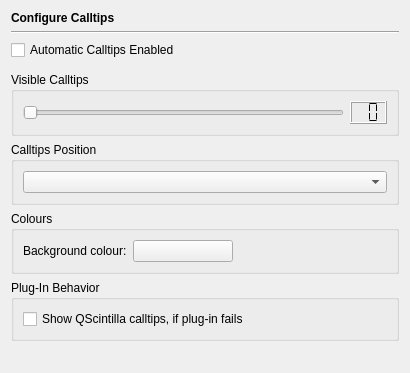
<?xml version="1.0" encoding="UTF-8"?>
<ui version="4.0">
 <class>EditorCalltipsPage</class>
 <widget class="QWidget" name="EditorCalltipsPage">
  <property name="geometry">
   <rect>
    <x>0</x>
    <y>0</y>
    <width>408</width>
    <height>373</height>
   </rect>
  </property>
  <layout class="QVBoxLayout" name="verticalLayout_3">
   <item>
    <widget class="QLabel" name="headerLabel">
     <property name="text">
      <string>&lt;b&gt;Configure Calltips&lt;/b&gt;</string>
     </property>
    </widget>
   </item>
   <item>
    <widget class="Line" name="line18">
     <property name="frameShape">
      <enum>QFrame::HLine</enum>
     </property>
     <property name="frameShadow">
      <enum>QFrame::Sunken</enum>
     </property>
     <property name="orientation">
      <enum>Qt::Horizontal</enum>
     </property>
    </widget>
   </item>
   <item>
    <widget class="QCheckBox" name="ctEnabledCheckBox">
     <property name="toolTip">
      <string>Select this to enable calltips</string>
     </property>
     <property name="text">
      <string>Automatic Calltips Enabled</string>
     </property>
    </widget>
   </item>
   <item>
    <widget class="QFrame" name="frame">
     <property name="enabled">
      <bool>false</bool>
     </property>
     <layout class="QHBoxLayout" name="horizontalLayout">
      <property name="leftMargin">
       <number>0</number>
      </property>
      <property name="topMargin">
       <number>0</number>
      </property>
      <property name="rightMargin">
       <number>0</number>
      </property>
      <property name="bottomMargin">
       <number>0</number>
      </property>
     </layout>
    </widget>
   </item>
   <item>
    <widget class="QGroupBox" name="groupBox_4">
     <property name="title">
      <string>Visible Calltips</string>
     </property>
     <layout class="QHBoxLayout" name="horizontalLayout_2">
      <item>
       <widget class="QSlider" name="ctVisibleSlider">
        <property name="toolTip">
         <string>Move to set the maximum number of calltips shown (0 = all available)</string>
        </property>
        <property name="maximum">
         <number>20</number>
        </property>
        <property name="orientation">
         <enum>Qt::Horizontal</enum>
        </property>
        <property name="tickInterval">
         <number>1</number>
        </property>
       </widget>
      </item>
      <item>
       <widget class="QLCDNumber" name="lCDNumber5">
        <property name="toolTip">
         <string>Displays the maximum number of calltips to be shown</string>
        </property>
        <property name="digitCount">
         <number>2</number>
        </property>
        <property name="segmentStyle">
         <enum>QLCDNumber::Flat</enum>
        </property>
       </widget>
      </item>
     </layout>
    </widget>
   </item>
   <item>
    <widget class="QGroupBox" name="calltipsPositionBox">
     <property name="title">
      <string>Calltips Position</string>
     </property>
     <layout class="QVBoxLayout" name="verticalLayout_2">
      <item>
       <widget class="QComboBox" name="positionComboBox">
        <property name="toolTip">
         <string>Select the position for the calltips</string>
        </property>
       </widget>
      </item>
     </layout>
    </widget>
   </item>
   <item>
    <widget class="QGroupBox" name="groupBox_2">
     <property name="title">
      <string>Colours</string>
     </property>
     <layout class="QHBoxLayout">
      <item>
       <widget class="QLabel" name="TextLabel2_2_2_2">
        <property name="text">
         <string>Background colour:</string>
        </property>
       </widget>
      </item>
      <item>
       <widget class="QPushButton" name="calltipsBackgroundButton">
        <property name="minimumSize">
         <size>
          <width>100</width>
          <height>0</height>
         </size>
        </property>
        <property name="toolTip">
         <string>Select the background colour for calltips.</string>
        </property>
        <property name="text">
         <string/>
        </property>
       </widget>
      </item>
      <item>
       <spacer>
        <property name="orientation">
         <enum>Qt::Horizontal</enum>
        </property>
        <property name="sizeHint" stdset="0">
         <size>
          <width>40</width>
          <height>20</height>
         </size>
        </property>
       </spacer>
      </item>
     </layout>
    </widget>
   </item>
   <item>
    <widget class="QGroupBox" name="groupBox">
     <property name="title">
      <string>Plug-In Behavior</string>
     </property>
     <layout class="QVBoxLayout" name="verticalLayout">
      <item>
       <widget class="QCheckBox" name="ctScintillaCheckBox">
        <property name="toolTip">
         <string>Select to show QScintilla provided calltips, if the selected plugin fails</string>
        </property>
        <property name="whatsThis">
         <string>Qscintilla provided calltips are shown, if this option is enabled and calltips shall be provided by a plug-in (see calltips sub-page of the plug-in) and the plugin-in doesn't deliver any calltips.</string>
        </property>
        <property name="text">
         <string>Show QScintilla calltips, if plug-in fails</string>
        </property>
       </widget>
      </item>
     </layout>
    </widget>
   </item>
   <item>
    <spacer>
     <property name="orientation">
      <enum>Qt::Vertical</enum>
     </property>
     <property name="sizeHint" stdset="0">
      <size>
       <width>388</width>
       <height>20</height>
      </size>
     </property>
    </spacer>
   </item>
  </layout>
 </widget>
 <tabstops>
  <tabstop>ctEnabledCheckBox</tabstop>
  <tabstop>calltipsBackgroundButton</tabstop>
  <tabstop>ctScintillaCheckBox</tabstop>
 </tabstops>
 <resources/>
 <connections>
  <connection>
   <sender>ctVisibleSlider</sender>
   <signal>valueChanged(int)</signal>
   <receiver>lCDNumber5</receiver>
   <slot>display(int)</slot>
   <hints>
    <hint type="sourcelabel">
     <x>102</x>
     <y>109</y>
    </hint>
    <hint type="destinationlabel">
     <x>384</x>
     <y>126</y>
    </hint>
   </hints>
  </connection>
 </connections>
</ui>
